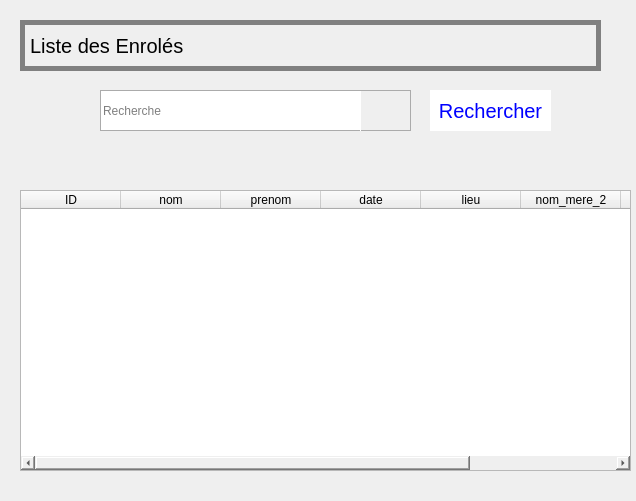
<?xml version="1.0" encoding="UTF-8"?>
<ui version="4.0">
 <class>Dialog</class>
 <widget class="QDialog" name="Dialog">
  <property name="geometry">
   <rect>
    <x>0</x>
    <y>0</y>
    <width>636</width>
    <height>501</height>
   </rect>
  </property>
  <property name="windowTitle">
   <string>Dialog</string>
  </property>
  <property name="styleSheet">
   <string notr="true">border-color: rgb(177, 177, 177);</string>
  </property>
  <widget class="QLabel" name="search">
   <property name="geometry">
    <rect>
     <x>360</x>
     <y>90</y>
     <width>51</width>
     <height>41</height>
    </rect>
   </property>
   <property name="styleSheet">
    <string notr="true">border-right:1px solid rgb(171, 171, 171);
border-left:1px solid white;
border-top:1px solid rgb(171, 171, 171);
border-bottom:1px solid rgb(171, 171, 171);

padding:1px;</string>
   </property>
   <property name="text">
    <string/>
   </property>
   <property name="pixmap">
    <pixmap resource="../images.qrc">:/newPrefix/assets/image/téléchargement.png</pixmap>
   </property>
   <property name="scaledContents">
    <bool>true</bool>
   </property>
  </widget>
  <widget class="QLabel" name="label">
   <property name="geometry">
    <rect>
     <x>20</x>
     <y>20</y>
     <width>581</width>
     <height>51</height>
    </rect>
   </property>
   <property name="styleSheet">
    <string notr="true">font-size : 20px solid gray;
border: 5px solid gray;</string>
   </property>
   <property name="text">
    <string>Liste des Enrolés</string>
   </property>
  </widget>
  <widget class="QLineEdit" name="search_label">
   <property name="geometry">
    <rect>
     <x>100</x>
     <y>90</y>
     <width>261</width>
     <height>41</height>
    </rect>
   </property>
   <property name="styleSheet">
    <string notr="true">border-right:1px solid white;
border-left:1px solid rgb(171, 171, 171);
border-top:1px solid rgb(171, 171, 171);
border-bottom:1px solid rgb(171, 171, 171);
</string>
   </property>
   <property name="placeholderText">
    <string>Recherche</string>
   </property>
  </widget>
  <widget class="QTableWidget" name="tableWidget">
   <property name="geometry">
    <rect>
     <x>20</x>
     <y>190</y>
     <width>611</width>
     <height>281</height>
    </rect>
   </property>
   <column>
    <property name="text">
     <string>ID</string>
    </property>
   </column>
   <column>
    <property name="text">
     <string>nom</string>
    </property>
   </column>
   <column>
    <property name="text">
     <string>prenom</string>
    </property>
   </column>
   <column>
    <property name="text">
     <string>date</string>
    </property>
   </column>
   <column>
    <property name="text">
     <string>lieu</string>
    </property>
   </column>
   <column>
    <property name="text">
     <string>nom_mere_2</string>
    </property>
   </column>
   <column>
    <property name="text">
     <string>nom_pere_2</string>
    </property>
   </column>
   <column>
    <property name="text">
     <string>pays</string>
    </property>
   </column>
  </widget>
  <widget class="QPushButton" name="btn_search">
   <property name="geometry">
    <rect>
     <x>430</x>
     <y>90</y>
     <width>121</width>
     <height>41</height>
    </rect>
   </property>
   <property name="styleSheet">
    <string notr="true">border-radius : 5px solid black;
color : blue;
font-size : 20px;
border : none;
background-color : white;</string>
   </property>
   <property name="text">
    <string>Rechercher</string>
   </property>
  </widget>
 </widget>
 <resources>
  <include location="../images.qrc"/>
 </resources>
 <connections/>
</ui>
